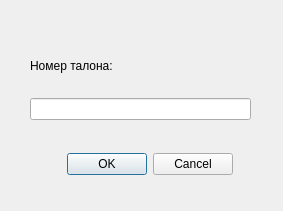
<?xml version="1.0" encoding="UTF-8"?>
<ui version="4.0">
 <class>RemoveDialog</class>
 <widget class="QDialog" name="RemoveDialog">
  <property name="geometry">
   <rect>
    <x>0</x>
    <y>0</y>
    <width>283</width>
    <height>211</height>
   </rect>
  </property>
  <property name="windowTitle">
   <string>Remove</string>
  </property>
  <widget class="QDialogButtonBox" name="buttonBox">
   <property name="geometry">
    <rect>
     <x>40</x>
     <y>150</y>
     <width>193</width>
     <height>28</height>
    </rect>
   </property>
   <property name="cursor">
    <cursorShape>PointingHandCursor</cursorShape>
   </property>
   <property name="orientation">
    <enum>Qt::Horizontal</enum>
   </property>
   <property name="standardButtons">
    <set>QDialogButtonBox::Cancel|QDialogButtonBox::Ok</set>
   </property>
  </widget>
  <widget class="QWidget" name="verticalLayoutWidget">
   <property name="geometry">
    <rect>
     <x>30</x>
     <y>40</y>
     <width>221</width>
     <height>80</height>
    </rect>
   </property>
   <layout class="QVBoxLayout" name="verticalLayout">
    <item>
     <widget class="QLabel" name="label">
      <property name="font">
       <font>
        <pointsize>9</pointsize>
       </font>
      </property>
      <property name="text">
       <string>Номер талона:</string>
      </property>
     </widget>
    </item>
    <item>
     <widget class="QLineEdit" name="editRemove"/>
    </item>
   </layout>
  </widget>
 </widget>
 <resources/>
 <connections>
  <connection>
   <sender>buttonBox</sender>
   <signal>accepted()</signal>
   <receiver>RemoveDialog</receiver>
   <slot>accept()</slot>
   <hints>
    <hint type="sourcelabel">
     <x>248</x>
     <y>254</y>
    </hint>
    <hint type="destinationlabel">
     <x>157</x>
     <y>274</y>
    </hint>
   </hints>
  </connection>
  <connection>
   <sender>buttonBox</sender>
   <signal>rejected()</signal>
   <receiver>RemoveDialog</receiver>
   <slot>reject()</slot>
   <hints>
    <hint type="sourcelabel">
     <x>316</x>
     <y>260</y>
    </hint>
    <hint type="destinationlabel">
     <x>286</x>
     <y>274</y>
    </hint>
   </hints>
  </connection>
 </connections>
</ui>
